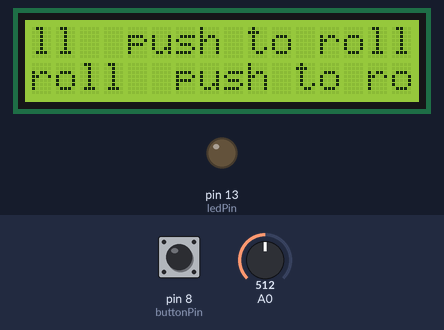
The sketch below on a simulated Arduino Uno, built with avr-gcc and run on an emulated ATmega328P. On the bench: 16×2 character LCD, output pins drawn as LEDs (lit = HIGH). The inputs (shaded band) are chosen by the test bench; at power-on: pin 8 (buttonPin) HIGH, A0 = 512. Random numbers use the default seed unless the sketch sets one.

Above: at 1.3 s.
1.4 s: pin 8 (buttonPin) pulled LOW for 3.2 s
At 2.8 s:
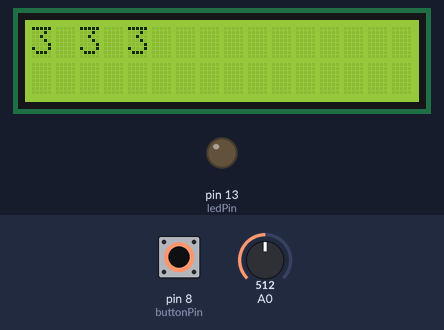
At 5.45 s:
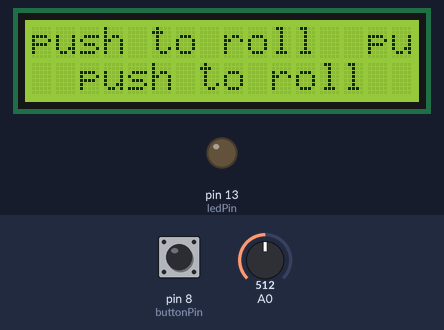
6.1 s: pin 8 (buttonPin) pulled LOW for 0.15 s
At 8.12 s:
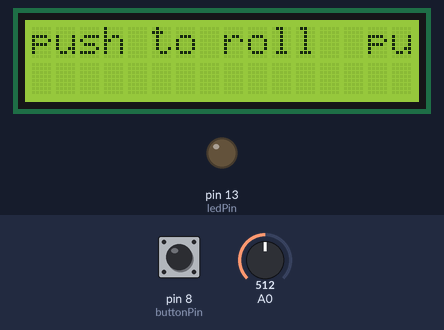

The sketch:

SHALLOT_HAILEY_AND_DANIEL.ino
```cpp
#include <Wire.h>
#include <LiquidCrystal_I2C.h>
long dieroll;
// LiquidCrystal_


LiquidCrystal_I2C lcd(0x27,20,4);
//LiquidCrystal lcd(12, 11, 5, 4, 3, 2);

// constants won't change. They're used here to set pin numbers:
const int buttonPin = 8;     // the number of the pushbutton pin
const int ledPin =  13;      // the number of the LED pin

// variables will change:
int buttonState = 0;         // variable for reading the pushbutton status


/*
void scrollText(String msg) {
  int msgLength = msg.length();

  for (int pos = 0; pos < msgLength + 16; pos++) {
    lcd.clear();
    lcd.setCursor(0,0);
    lcd.print(msg.substring(pos, pos +16));
    delay(300);
  }
}


String message = "Hello, Arduino!";

*/

void setup() {
  // put your setup code here, to run once:
lcd.init();
lcd.begin(16,2);
// initialize the LED pin as an output:
  pinMode(ledPin, OUTPUT);
  // initialize the pushbutton pin as an input:
  pinMode(buttonPin, INPUT);
  lcd.backlight();

}

void loop() {
  // put your main code here, to run repeatedly:
  delay(100);

 // read the state of the pushbutton value:
  buttonState = digitalRead(buttonPin);

  // check if the pushbutton is pressed. If it is, the buttonState is HIGH:
  if (buttonState == LOW) {
    // turn LED on:
     // put your main code here, to run repeatedly:
  randomSeed(analogRead(0));
  dieroll=random(1,7);


  lcd.clear();
  lcd.setCursor(1,0);
   lcd.scrollDisplayLeft();
  delay(150);

  for (int i = 0; i < dieroll; i++) {
  lcd.print (dieroll);
  lcd.print(" ");
  }

  delay(1500);
  lcd.clear();
  } else {
    // turn LED off:
    lcd.print("push to roll  ");
  //delay(3000);
  //lcd.clear();

  }
}


/*

void    scrollText(message);
    delay(500);
}
   // void scrollText(String msg) {
     // int msgLength=msg.length();
      //for(int pos =0; pos < msgLength+16; pos++) {
        //lcd.clear();
        //lcd.setCursor(0,0);
       // lcd.print(msg.substring(pos,pos+16));
        //delay(300);
      }

      */
```

Measured:
- what the display in image 1 shows lasts 1.5 s, from 1.6 s to 3.1 s
